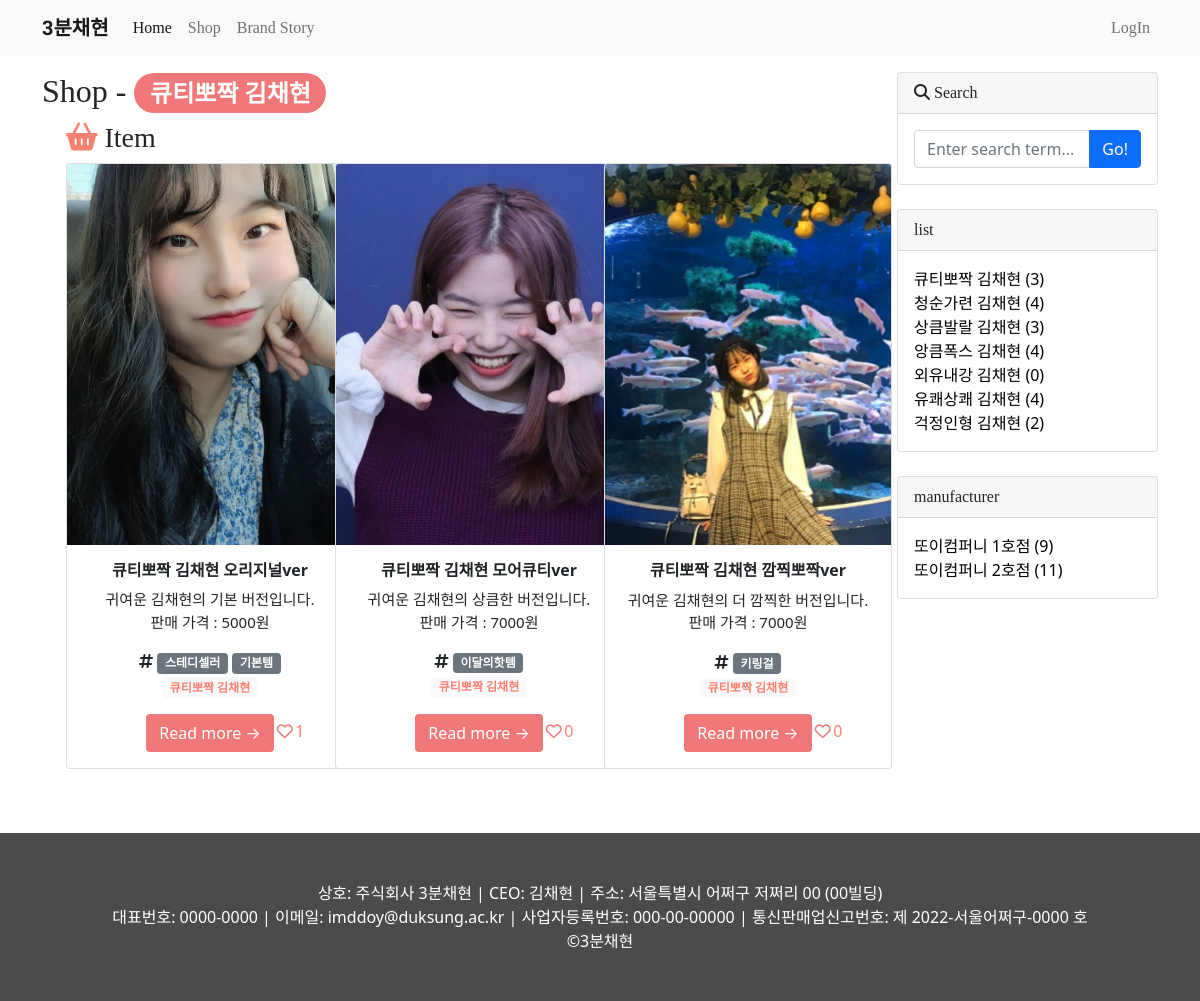
Page /shop/category/큐티뽀짝-김채현/ on the committed database.
### shop/models.py (models this page shows, shortened)
class Category(models.Model):
    name = models.CharField(max_length=50, unique=True) #유일한값 가져야 함
    slug = models.SlugField(max_length=200,unique=True, allow_unicode=True) #읽을 수 있는 text로 url #한글 사용 가능
    def __str__(self):
        return self.name
    def get_absolute_url(self):
        return f'/shop/category/{self.slug}/'
    class Meta: #복수형 지정
        verbose_name_plural='Categories'

class Item(models.Model):
    title = models.CharField(max_length=30)
    hook_text = models.CharField(max_length=100,blank=True)
    content = MarkdownxField()
    image = models.ImageField(upload_to='shop/images/%Y/%m/%d/')
    price = models.IntegerField()
    tip = models.CharField(max_length=100, blank=True)
    created_at = models.DateTimeField(auto_now_add=True) #시간을 한국으로 설정하기 위해서는 settings.py 가서 TIME_ZONE ='Asia/Seoul'로 변경
    updated_at = models.DateTimeField(auto_now=True) #auto_now_add=True auto_now=True admin에서 입력 필드 사라짐
    author = models.ForeignKey(User, null=True, on_delete=models.SET_NULL) #다대일 관계 정의 #user사라지면 None 되는 구조
    company = models.ForeignKey(Company, null=True, blank=True, on_delete=models.SET_NULL) #유효성 검사시 공간 허용
    category = models.ForeignKey(Category, null=True, blank=True, on_delete=models.SET_NULL) #유효성 검사시 공간 허용
    tags = models.ManyToManyField(Tag, blank=True)
    like_users = models.ManyToManyField(settings.AUTH_USER_MODEL, related_name="like_posts", blank=True)
    def get_absolute_url(self): #개별 레코드 고유 url정의
        return f'/shop/{self.pk}/'

class Tag(models.Model):
    name = models.CharField(max_length=50, unique=True)
    slug = models.SlugField(max_length=200, unique=True, allow_unicode=True)
    def __str__(self):
        return self.name
    def get_absolute_url(self):
        return f'/shop/tag/{self.slug}/'

class Company(models.Model):
    name = models.CharField(max_length=50, unique=True) #유일한값 가져야 함
    location = models.CharField(max_length=50)
    contact = models.CharField(max_length=12)
    slug = models.SlugField(max_length=200,unique=True, allow_unicode=True) #읽을 수 있는 text로 url #한글 사용 가능
    content = models.CharField(max_length=100, blank=True)
    def __str__(self):
        return self.name
    def get_absolute_url(self):
        return f'/shop/company/{self.slug}/'
    class Meta: #복수형 지정
        verbose_name_plural='Companies'

### shop/views.py (the view)
# urls.py: path('category/<str:slug>/', views.category_page),
def category_page(request,slug):
    category = Category.objects.get(slug=slug)
    item_list=Item.objects.filter(category=category)
    return render(request, 'shop/item_list.html', {
        'category' : category,
        'item_list' : item_list,
        'categories' : Category.objects.all(),
        'companies': Company.objects.all(),
        'no_category_item_count' : Item.objects.filter(category=None).count
    })

### shop/templates/shop/item_list.html (shortened to what this page needs)
{% extends 'shop/base.html' %}
{% block main_area %}
    <h2 style="font-family: 'Merriweather', serif; font-family: 'Tinos', serif;">Shop
        {% if category %}
        - <span class="badge" style="border-radius: 50px; background:#F07878">{{category}}</span>
        {% endif %}
    </h2>
    <div class="container" >
            <div class="row">
                <div class="col-12">
                    <h3 style="font-family: 'Merriweather', serif; font-family: 'Tinos', serif;"><i class="fa-solid fa-basket-shopping" style="color: salmon;" ></i> Item</h3>
                </div>
            </div>
            <div class="row">
                {% if item_list.exists %}
                {% for p in item_list %}
                <div class="col-4">
                    <div class="card text-center" style="width: 18rem; margin-bottom: 4em;">
                      <img src="{{p.image.url}}" class="card-img-top" alt="{{p.title}}의 image">
                      <div class="card-body">
                        <h6 class="card-title" style="font-weight: bold;">{{p.title}}</h6>
                        <p class="card-text" style="font-size: 15px;">{{p.hook_text}}<br>판매 가격 : {{p.price}}원</p>
                        {% if p.tags.exists %}
                        <i class="fas fa-hashtag"></i>
                            {% for t in p.tags.iterator %}
                                <span class="badge badge-pill badge-secondary">
                                    <a href="{{t.get_absolute_url}}" style="color: white; text-decoration: none;">{{t}}</a>
                                </span>
                            {% endfor %}
                        <br>
                        {% endif %}
                        <p class="badge badge-light">
                            <a href="{{p.category.get_absolute_url}}" style="color: salmon; text-decoration: none;">
                                {{p.category}}
                            </a>
                        </p>
                          <br>
                        <a class="btn btn" style="background: #F07878; color: white;" href="{{p.get_absolute_url}}">Read more →</a>
                        <div style="float: right;">
                            {% if user in p.like_users.all %}
                            <i class="fas fa-heart" style="color: #F07878; margin: 0.6em 0em 0.6em -3.8em;"></i>
                            {% else %}
                            <i class="far fa-heart" style="color: #F07878; margin: 0.6em 0em 0.6em -3.8em;"></i>
                            {% endif %}
                            <span style="margin: 0.6em 2em 0.6em -0.1em; color: salmon;">{{p.like_users.count}}</span>
                        </div>
                        </div>
                    </div>
                </div>
                {% endfor %}
                {% else %}
                <div style="margin: 17.3em 0em 20.5em 0em;">
                    <h1 style="font-family: 'Merriweather', serif; font-family: 'Tinos', serif; text-align: center;"  >Does Not Exist</h1>
                </div>
                {% endif %}
            </div>
    </div>
{% endblock %}

### shop/templates/shop/sidebar.html (shortened to what this page needs)
                    <div class="card mb-4">
                        <div class="card-header" style="font-family: 'Merriweather', serif; font-family: 'Tinos', serif;"><i class="fa-solid fa-magnifying-glass"></i> Search</div>
                        <div class="card-body">
                            <div class="input-group">
                                <input id="search-input" class="form-control" type="text" placeholder="Enter search term..." aria-label="Enter search term..." aria-describedby="button-search" />
                                <button class="btn btn-primary" id="button-search" type="button" onclick="searchItem()">Go!</button>
                            </div>
                        </div>
                    </div>
                    <div class="card mb-4" id="category_card">
                        <div class="card-header" style="font-family: 'Merriweather', serif; font-family: 'Tinos', serif;">list</div>
                        <div class="card-body">
                            <div class="row">
                                    <ul class="list-unstyled mb-0">
                                        {% for c in categories%}
                                        <li><a href="{{c.get_absolute_url}}" style="color: black; text-decoration: none;">{{c}} ({{c.item_set.count}})</a></li>
                                        {% endfor %}
                                    </ul>
                            </div>
                        </div>
                    </div>
                    <div class="card mb-4" id="company_card">
                        <div class="card-header" style="font-family: 'Merriweather', serif; font-family: 'Tinos', serif;">manufacturer</div>
                        <div class="card-body">
                            <div class="row">
                                    <ul class="list-unstyled mb-0">
                                        {% for c in companies%}
                                        <li><a href="{{c.get_absolute_url}}" style="color: black; text-decoration: none;">{{c}} ({{c.item_set.count}})</a></li>
                                        {% endfor %}
                                    </ul>
                            </div>
                        </div>
                    </div>

### rows in the picture
Category: name "큐티뽀짝 김채현", item_set.count "3"
Item: image (picture), title "큐티뽀짝 김채현 오리지널ver", hook_text "귀여운 김채현의 기본 버전입니다.", price "5000", category "큐티뽀짝 김채현", like_users.count "1"
Tag: name "스테디셀러"
Tag: name "기본템"
Item: image (picture), title "큐티뽀짝 김채현 모어큐티ver", hook_text "귀여운 김채현의 상큼한 버전입니다.", price "7000", category "큐티뽀짝 김채현", like_users.count "0"
Tag: name "이달의핫템"
Item: image (picture), title "큐티뽀짝 김채현 깜찍뽀짝ver", hook_text "귀여운 김채현의 더 깜찍한 버전입니다.", price "7000", category "큐티뽀짝 김채현", like_users.count "0"
Tag: name "키링걸"
Category: name "청순가련 김채현", item_set.count "4"
Category: name "상큼발랄 김채현", item_set.count "3"
Category: name "앙큼폭스 김채현", item_set.count "4"
Category: name "외유내강 김채현", item_set.count "0"
Category: name "유쾌상쾌 김채현", item_set.count "4"
Category: name "걱정인형 김채현", item_set.count "2"
Company: name "또이컴퍼니 1호점", item_set.count "9"
Company: name "또이컴퍼니 2호점", item_set.count "11"
